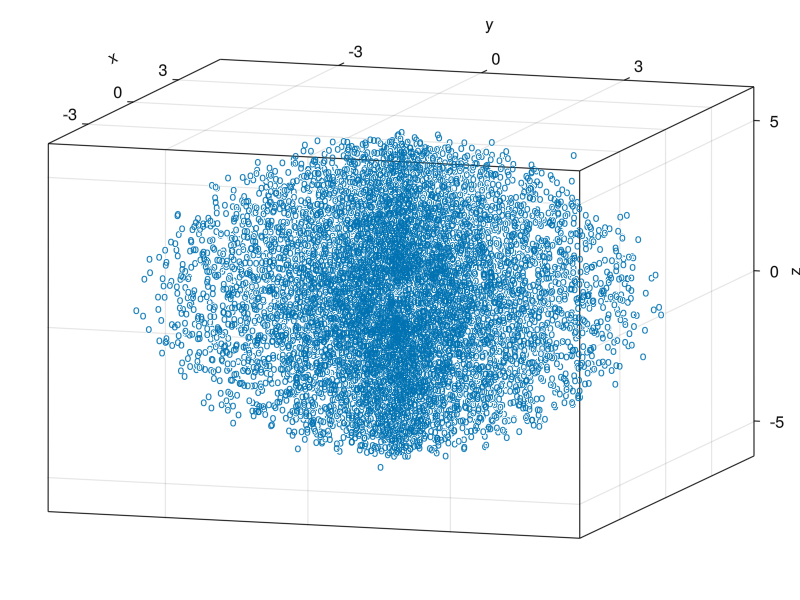

Write Julia code to recreate this figure.
using GLMakie,DataFrames,LinearAlgebra
using Distributions 
d=Normal(0.1,0.2)
fig = Figure()
ax = Axis3(fig[1, 1];azimuth=-0.1pi,elevation=-0.05pi)
function plot_sphere(r)
    θ = LinRange(0, π, 16)
    φ = LinRange(-π, π, 2 * 16)
    xs = [r * cos(φ) * sin(θ) for θ in θ, φ in φ]
    ys = [r * sin(φ) * sin(θ) for θ in θ, φ in φ]
    zs = [r * cos(θ) for θ in θ, φ in φ]
    scatter!(ax,xs,ys,zs,color=(:lightgreen),markersize=4,strokewidth=0.5,strokecolor=:black)
end



data=DataFrame(xs=Float64[],ys=Float64[],zs=Float64[])

function make_sphere_data(r)
    θ = LinRange(0, π, 16)
    φ = LinRange(-π, π, 2 * 16)
    xs = [r * cos(φ) * sin(θ) for θ in θ for φ in φ]
    ys = [r * sin(φ) * sin(θ) for θ in θ for  φ in φ]
    zs = [r * cos(θ) for θ in θ for  φ in φ]
    xs=xs+rand(d,512)
    ys=ys+rand(d,512)
    zs=zs+rand(d,512)
    #scatter!(ax,xs,ys,zs)
    # xs=xs[1],ys=ys[1],zs=zs[1]
    df=DataFrame(xs=xs,ys=ys,zs=zs)
    return df
    
end

radius_range=range(1,5,20)

for r in  radius_range
   df= make_sphere_data(r)
   global data=vcat(data,df)
end

scatter!(ax,eachcol(data)...,marker='o')
fig
#save("sphere-shape-randomdata.png",fig)